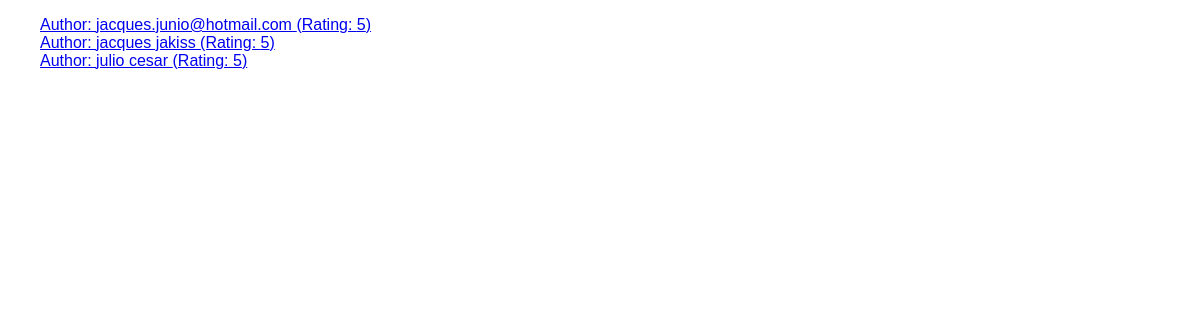
The page /review-list on the database as committed earlier.
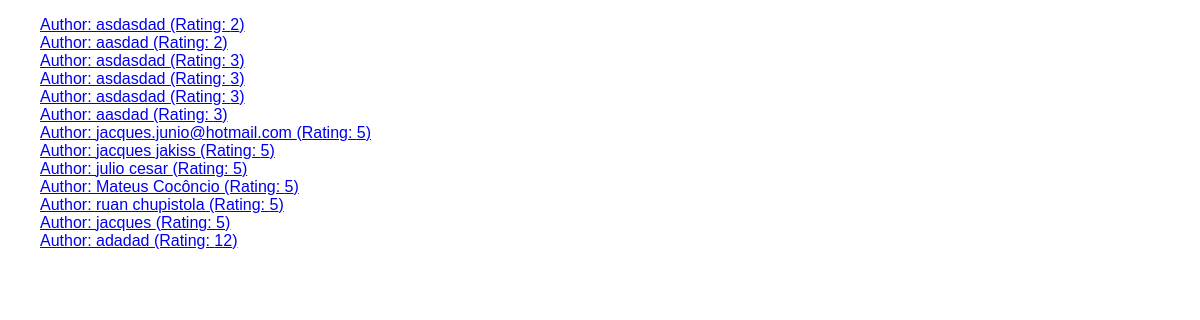
The same page on the database as committed later.
### reviews/models.py (models this page shows)
class Review(models.Model):
    user_name = models.CharField(max_length=100)
    reiview_text = models.TextField(max_length=300)
    rating = models.IntegerField()

### reviews/views.py (the view)
# urls.py: path('review-list', views.reviewsListView.as_view()),
class reviewsListView(ListView):
    template_name = "reviews/review_list.html"
    model = Review
    context_object_name = "reviews"
    def get_queryset(self) -> QuerySet[Any]:
        base_query = super().get_queryset()
        base_query = base_query.order_by('rating')
        return base_query

### reviews/templates/reviews/review_list.html (shortened to what this page needs)
{% extends 'reviews/base.html' %}
{% load static %}
{% block content %}
<ul>
    {% for review in reviews  %}
    <li><a href="/reviews/{{review.id}}">Author: {{review.user_name}} (Rating: {{review.rating}})</a></li>
    {% endfor %}
</ul>
{% endblock content %}

### reviews/templates/reviews/base.html (shortened to what this page needs)
{% load static %}
<!DOCTYPE html>
<html>
    <head>
        <link rel="stylesheet" href="{% static 'reviews/styles.css'%}">
    </head>
    <body>
        {% block content %}
        {% endblock content %}
    </body>
</html>

### reviews/static/reviews/styles.css (style rules this page uses)
body { font-family: sans-serif; margin: 0; }
li { list-style: none }

Rows that differ between the two databases and show on the page:
added Review: user_name "asdasdad", rating "2"
added Review: user_name "aasdad", rating "2"
added Review: user_name "asdasdad", rating "3"
added Review: user_name "asdasdad", rating "3"
added Review: user_name "asdasdad", rating "3"
added Review: user_name "aasdad", rating "3"
added Review: user_name "Mateus Cocôncio", rating "5"
added Review: user_name "ruan chupistola", rating "5"
added Review: user_name "jacques", rating "5"
added Review: user_name "adadad", rating "12"
